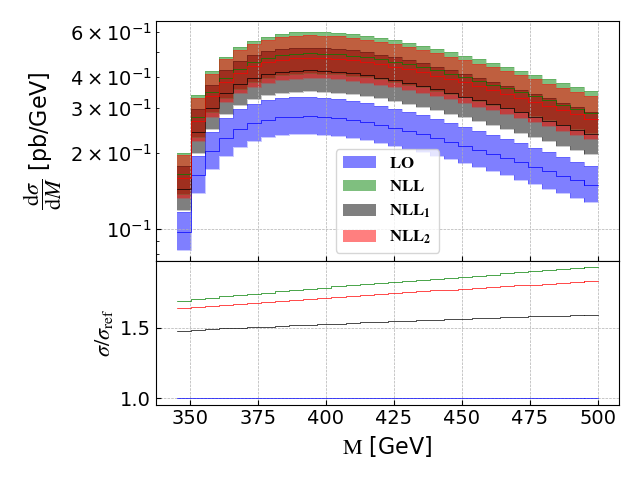

Recreate this plot in Python.

import matplotlib
matplotlib.use('Agg')
import numpy as np
import matplotlib.pyplot as plt
from matplotlib.ticker import (MultipleLocator, AutoMinorLocator)
from matplotlib import rc

matplotlib.rcParams['mathtext.fontset'] = 'stix'
matplotlib.rcParams.update({'font.size': 14})

#indixMG=[10,11,12,13,14,16,18]
#indixMe=[3,4,2,5,6,1,0]
indixMG=[10,11,12] #muR = 0,1,-1 & muF=0
#indixMe=[1,2,0]
indixMe=[3,4,2]
#indixMG=[10,13,16] #muF = 0,1,-1 & muR=0
#indixMe=[3,5,1]

labels=["LO"]+["NLL_2","NLL_1"]+["LO \, MG","NLO \; MG"]+["NLO \oplus NLL_0"]+["NLO \oplus NLL_2"]+["NLO \oplus NLL_1"]
types=["Born","Diff", "Expand","Resum"]
#types=["Born","Resum"]
color=['b','g','k','r','orange','limegreen','lightcoral','m','c']

n1=[0]
n2=[29]
nm=[1]

n1MG=[0]
n2MG=[29]
nmMG=[1]

def combine(xL,xR,init,end):
    if(init==end):
        return (xL, xR)
    newxL=np.zeros(len(xL)-end+init)
    newxR=np.zeros(len(xR)-end+init)
    c=0
    for k in range(len(newxR)):
        if(k<init):
            newxL[k]=xL[k]
            newxR[k]=xR[k]
        elif(c==0):
            newxL[k]=xL[k]
            newxR[k]=xR[k+end-init]
            c=1
        else:
            newxL[k]=xL[k+end-init]
            newxR[k]=xR[k+end-init]
    return (newxL, newxR)

def mergex(xL,xR,init,end,n):
    if((end-init+1)%n !=0):
        print("Unsuitable bin range for this separation: rest = ",(end-init+1)%n)
        exit()
    newxR=np.copy(xR)
    newxL=np.copy(xL)
    for i in range(int((end-init+1)/n)):
        newxL, newxR = combine(newxL,newxR,init+i,init+i+n-1)
    return (newxL, newxR)

def sumhist(hist,init,end):
    if(init==end):
        return hist
    newhist=np.zeros(len(hist)-end+init)
    c=0
    for k in range(len(newhist)):
        if(k<init):
            newhist[k]=hist[k]
        elif(c==0):
            newhist[k]=sum([hist[p] for p in range(init, end+1)])
            c=1
        else:
            newhist[k]=hist[k+end-init]
    return newhist


def merge(hist,init,end,n):
    if((end-init+1)%n !=0):
        print("Unsuitable bin range for this separation: rest = ",(end-init+1)%n)
        exit()
    newhist=np.copy(hist)
    for i in range(int((end-init+1)/n)):
        newhist=sumhist(newhist,init+i,init+i+n-1)
    return newhist


def surmerge(hist,xL,xR,init,end,n):
    newhist=np.copy(hist)
    newxL=np.copy(xL)
    newxR=np.copy(xR)
    for i in range(len(n)):
        newhist=merge(newhist,init[i],end[i],n[i])
        newxL, newxR= mergex(newxL,newxR,init[i],end[i],n[i])
    return (newhist, newxL, newxR)


def loadgg(order,res):
    Mycode=np.loadtxt("SubProcesses/P2_gg_ttx/Results/"+order+"dM.txt",delimiter=",")
    M=np.transpose(Mycode)[-1]
    M=np.sqrt(M)
    Mb=np.copy(M)
    a=1
    ML=M-(M[1]-M[0])/2
    MR=M+(M[1]-M[0])/2
    dres=[np.transpose(Mycode)[p]*2*M*(MR-ML) for p in range(len(np.transpose(Mycode))-1)]
    
    dres[0],ML,MR=surmerge(dres[0],ML,MR,n1,n2,nm)
    for k in range(1,len(dres)):
        dres[k],a,a=surmerge(dres[k],Mb,Mb,n1,n2,nm)

    res=np.zeros((len(dres),len(dres[0])))
    for k in range(len(dres)):
        res[k]=dres[k]/(MR-ML) # mu_R=mu_F=M -> k=3

    return(ML,MR,res)
        


def loadqqb(order,res):
    Mycode=np.loadtxt("SubProcesses/P0_uux_ttx/Results/"+order+"dM.txt",delimiter=",")
    M=np.transpose(Mycode)[-1]
    M=np.sqrt(M)
    Mb=np.copy(M)
    a=1
    ML=M-(M[1]-M[0])/2
    MR=M+(M[1]-M[0])/2
    
    dres=[np.transpose(Mycode)[p]*2*M*(MR-ML) for p in range(len(np.transpose(Mycode))-1)]
    dres[0],ML,MR=surmerge(dres[0],ML,MR,n1,n2,nm)
    for k in range(1,len(dres)):
        dres[k],a,a=surmerge(dres[k],Mb,Mb,n1,n2,nm)

    res=np.zeros((len(dres),len(dres[0])))
    for k in range(len(dres)):
        res[k]=dres[k]/(MR-ML) # mu_R=mu_F=M -> k=3

    return(ML,MR,res)
        

def loadMGLO(res,resExt,ntot):
    
    for i in range(1,ntot+1):
        #MadG=np.loadtxt('../tt_VaryMG/MGfO/data/BkpLO.txt',delimiter=" ")
        #MadG=np.loadtxt('../tt_VaryMG/MGfO/data/BkpLOqq.txt',delimiter=" ")
        MadG=np.loadtxt('../tt_VaryMG/MGfO/data/BkpLOgg.txt',delimiter=" ")
        #MadG=np.loadtxt('../tt_VaryMG/MGfO/data/MinvLO_ttx'+str(i)+'_dXsec.txt',delimiter=" ")
        

        resc=np.array([np.transpose(MadG)[p] for p in indixMG])
        MG=np.transpose(MadG)[0]
        MR=np.transpose(MadG)[1]

        if(i==1):
            MGf=MG
            MRf=MR
            resf=resc
        else:
            MGf=np.concatenate((MGf,MG),axis=None)
            MRf=np.concatenate((MRf,MR),axis=None)
            resf=np.concatenate((resf,resc),axis=1)
        
    resExt=np.zeros((2,len(MGf)))
    for k in range(len(MGf)):
        resExt[0][k]=min(resf[p][k] for p in range(len(resf)))
        resExt[1][k]=max(resf[p][k] for p in range(len(resf)))
        
    res,MG,MR=surmerge(resf[0],MGf,MRf,n1MG,n2MG,nmMG)

    resExtf=np.zeros((2,len(MG)))
    resExtf[0],MG,MR=surmerge(resExt[0],MGf,MRf,n1MG,n2MG,nmMG)
    resExtf[1],MG,MR=surmerge(resExt[1],MGf,MRf,n1MG,n2MG,nmMG)

    res=res/(MR-MG)
    resExtf[0]=resExtf[0]/(MR-MG)
    resExtf[1]=resExtf[1]/(MR-MG)

    return(MG,MR,res,resExtf)

def loadMGNLO(res,resExt,ntot):
    
    for i in range(1,ntot+1):
        #MadG=np.loadtxt('../tt_VaryMG/MGfO/data/BkpNLO.txt',delimiter=" ")
        #MadG=np.loadtxt('../tt_VaryMG/MGfO/data/BkpNLOqq.txt',delimiter=" ")
        MadG=np.loadtxt('../tt_VaryMG/MGfO/data/BkpNLOgg.txt',delimiter=" ")
        #MadG=np.loadtxt('../tt_VaryMG/MGfO/data/MinvNLO_ttx'+str(i)+'_dXsec.txt',delimiter=" ")

        resc=np.array([np.transpose(MadG)[p] for p in indixMG])
        MG=np.transpose(MadG)[0]
        MR=np.transpose(MadG)[1]

        if(i==1):
            MGf=MG
            MRf=MR
            resf=resc
        else:
            MGf=np.concatenate((MGf,MG),axis=None)
            MRf=np.concatenate((MRf,MR),axis=None)
            resf=np.concatenate((resf,resc),axis=1)
        
    resExt=np.zeros((2,len(MGf)))
    for k in range(len(MGf)):
        resExt[0][k]=min(resf[p][k] for p in range(len(resf)))
        resExt[1][k]=max(resf[p][k] for p in range(len(resf)))
        
    res,MG,MR=surmerge(resf[0],MGf,MRf,n1MG,n2MG,nmMG)

    resExtf=np.zeros((2,len(MG)))
    resExtf[0],MG,MR=surmerge(resExt[0],MGf,MRf,n1MG,n2MG,nmMG)
    resExtf[1],MG,MR=surmerge(resExt[1],MGf,MRf,n1MG,n2MG,nmMG)

    res=res/(MR-MG)
    resExtf[0]=resExtf[0]/(MR-MG)
    resExtf[1]=resExtf[1]/(MR-MG)
    
    resMu=np.zeros((len(resf),len(MG)))
    for p in range(len(resf)):
        resMu[p],MG,MR=surmerge(resf[p],MGf,MRf,n1MG,n2MG,nmMG)
        resMu[p]/=(MR-MG)

    return(MG,MR,res,resExtf,resMu)



def BuildPlot():
    figure, axis=plt.subplots(2,gridspec_kw={'height_ratios': [1.67, 1]})    
    ntot=1
    resMG=resMGExt=resMGNLO=resMGExtNLO=1
    resMu=1
    a=b=aNLO=bNLO=1
    
    a, b, resMG, resMGExt = loadMGLO(resMG,resMGExt,ntot)
    aNLO, bNLO, resMGNLO, resMGExtNLO, resMu = loadMGNLO(resMGNLO,resMGExtNLO,ntot) 

    resBornMG=np.copy(resMG)
    resNLO=np.copy(resMGNLO)

    DeltaNLO=np.mean((resMGExtNLO[1]-resMGExtNLO[0])/resMGNLO)
    
    axis[0].step(a,resMG, c=color[len(types)-1], linewidth=0.5,where='post')
    axis[0].fill_between(a,resMGExt[0],resMGExt[1],alpha=0.5,linewidth=1,antialiased=True,facecolor=color[len(types)-1],label=r'${\rm \mathbf{'+labels[len(types)-1]+'}}$ ',step='post')
    axis[0].step(a,resMGExt[0], c=color[len(types)-1], linewidth=0.5, alpha=0.3,where='post')
    axis[0].step(a,resMGExt[1], c=color[len(types)-1], linewidth=0.5, alpha=0.3,where='post')

    axis[0].step(aNLO,resMGNLO, c=color[len(types)], linewidth=0.5,where='post')
    axis[0].fill_between(aNLO,resMGExtNLO[0],resMGExtNLO[1],alpha=0.5,linewidth=1,antialiased=True,facecolor=color[len(types)],label=r'${\rm \mathbf{'+labels[len(types)]+'}}$ ',step='post')
    axis[0].step(aNLO,resMGExtNLO[0], c=color[len(types)], linewidth=0.5, alpha=0.3,where='post')
    axis[0].step(aNLO,resMGExtNLO[1], c=color[len(types)], linewidth=0.5, alpha=0.3,where='post')

   
    resgg=resqqb=resTot=resExt=1
    ML=MR=1
    i=0    
    ML, MR, resgg = loadgg("Born",resgg)
    ML, MR, resqqb = loadqqb("Born",resqqb)
    
    #resTot=resgg+resqqb
    resTot=resgg
    #resTot=resqqb
    
    #print(ML,a)
    
    #resBorn=np.copy(resTot[1])
    #resBorn=np.copy(resTot[3])
    resBorn=np.copy(resBornMG)  


    combine=[resMu[p]+resTot[indixMe[p]] for p in range(len(indixMe))]

    
    combineExt=np.zeros((2,len(combine[0])))
    for k in range(len(combine[0])):
        combineExt[0][k]=min(combine[p][k] for p in range(len(indixMe)))
        combineExt[1][k]=max(combine[p][k] for p in range(len(indixMe)))

    print("NLL_0/NLO = ",np.mean(combine[0]/resNLO))
    
    axis[0].step(ML,combine[0], c=color[-3], linewidth=0.5,where='post')
    axis[0].fill_between(ML,combineExt[0],combineExt[1],alpha=0.5,linewidth=1,antialiased=True,facecolor=color[-3],label=r'${\rm \mathbf{'+labels[-3]+'}}$ ',step='post')
    axis[0].step(ML,combineExt[0], c=color[-3], linewidth=0.5, alpha=0.3,where='post')
    axis[0].step(ML,combineExt[1], c=color[-3], linewidth=0.5, alpha=0.3,where='post')

    axis[0].step(MR[-2:],combine[0][-2:], c=color[-3], linewidth=0.5,where='pre')
    axis[0].fill_between(MR[-2:],combineExt[0][-2:],combineExt[1][-2:],alpha=0.5,linewidth=1,antialiased=True,facecolor=color[-3],step='pre')
    axis[0].step(MR[-2:],combineExt[0][-2:], c=color[-3], linewidth=0.5, alpha=0.3,where='pre')
    axis[0].step(MR[-2:],combineExt[1][-2:], c=color[-3], linewidth=0.5, alpha=0.3,where='pre')


    for k in range(len(combineExt)):
        combineExt[k]/=resBorn
        resMGExt[k]/=resBorn
        resMGExtNLO[k]/=resBorn

    for p in range(len(combine)):
        combine[p]/=resBorn
    resMG/=resBornMG
    resMGNLO/=resBornMG
    
    
    axis[1].step(ML,combine[0],label=r''+labels[-3]+' ', c=color[-3], linewidth=0.5,where='post')
    axis[1].step(ML,combineExt[0], c=color[-3], linewidth=0.5, alpha=0.3,where='post')
    axis[1].step(ML,combineExt[1], c=color[-3], linewidth=0.5, alpha=0.3,where='post')
    axis[1].fill_between(ML,combineExt[0],combineExt[1],alpha=0.5,facecolor=color[-3],linewidth=1,antialiased=True,step='post')

    axis[1].step(MR[-2:],combine[0][-2:], c=color[-3], linewidth=0.5,where='pre')
    axis[1].step(MR[-2:],combineExt[0][-2:], c=color[-3], linewidth=0.5, alpha=0.3,where='pre')
    axis[1].step(MR[-2:],combineExt[1][-2:], c=color[-3], linewidth=0.5, alpha=0.3,where='pre')
    axis[1].fill_between(MR[-2:],combineExt[0][-2:],combineExt[1][-2:],alpha=0.5,facecolor=color[-3],linewidth=1,antialiased=True,step='pre')

        
    axis[1].step(a,resBornMG/resBorn, c=color[len(types)-1], linewidth=0.5, where='post')
    axis[1].step(a,resMGExt[0], c=color[len(types)-1], linewidth=0.5, alpha=0.3,where='post')
    axis[1].step(a,resMGExt[1], c=color[len(types)-1], linewidth=0.5, alpha=0.3,where='post')
    axis[1].fill_between(a,resMGExt[0],resMGExt[1],alpha=0.5,facecolor=color[len(types)-1],linewidth=1,antialiased=True,step='post')

    ML, MR, resgg = loadgg("Expand",resgg)
    ML, MR, resqqb = loadqqb("Expand",resqqb)

    #resTot=resgg+resqqb
    resTot=resgg
    #resTot=resqqb
    
    #print([resTot[indixMe[p]] for p in range(7)],resMu[0])
    
    combine=[resMu[p]+resTot[indixMe[p]] for p in range(len(indixMe))]

    
    combineExt=np.zeros((2,len(combine[0])))
    for k in range(len(combine[0])):
        combineExt[0][k]=min(combine[p][k] for p in range(len(indixMe)))
        combineExt[1][k]=max(combine[p][k] for p in range(len(indixMe)))

    DeltaComb=np.mean((combineExt[1]-combineExt[0])/combine[0])
    print("Delta Combination = ",DeltaComb,"Delta NLO = ",DeltaNLO)
    print("NLL_1/NLO = ",np.mean(combine[0]/resNLO))
    
    axis[0].step(ML,combine[0], c=color[-1], linewidth=0.5,where='post')
    axis[0].fill_between(ML,combineExt[0],combineExt[1],alpha=0.5,linewidth=1,antialiased=True,facecolor=color[-1],label=r'${\rm \mathbf{'+labels[-1]+'}}$ ',step='post')
    axis[0].step(ML,combineExt[0], c=color[-1], linewidth=0.5, alpha=0.3,where='post')
    axis[0].step(ML,combineExt[1], c=color[-1], linewidth=0.5, alpha=0.3,where='post')

    axis[0].step(MR[-2:],combine[0][-2:], c=color[-1], linewidth=0.5,where='pre')
    axis[0].fill_between(MR[-2:],combineExt[0][-2:],combineExt[1][-2:],alpha=0.5,linewidth=1,antialiased=True,facecolor=color[-1],step='pre')
    axis[0].step(MR[-2:],combineExt[0][-2:], c=color[-1], linewidth=0.5, alpha=0.3,where='pre')
    axis[0].step(MR[-2:],combineExt[1][-2:], c=color[-1], linewidth=0.5, alpha=0.3,where='pre')


    for k in range(len(combineExt)):
        combineExt[k]/=resBorn
       
    for p in range(len(combine)):
        combine[p]/=resBorn

    print(np.mean(combine))

    axis[1].step(ML,combine[0],label=r''+labels[-1]+' ', c=color[-1], linewidth=0.5,where='post')
    axis[1].step(ML,combineExt[0], c=color[-1], linewidth=0.5, alpha=0.3,where='post')
    axis[1].step(ML,combineExt[1], c=color[-1], linewidth=0.5, alpha=0.3,where='post')
    axis[1].fill_between(ML,combineExt[0],combineExt[1],alpha=0.5,facecolor=color[-1],linewidth=1,antialiased=True,step='post')

    axis[1].step(MR[-2:],combine[0][-2:], c=color[-1], linewidth=0.5,where='pre')
    axis[1].step(MR[-2:],combineExt[0][-2:], c=color[-1], linewidth=0.5, alpha=0.3,where='pre')
    axis[1].step(MR[-2:],combineExt[1][-2:], c=color[-1], linewidth=0.5, alpha=0.3,where='pre')
    axis[1].fill_between(MR[-2:],combineExt[0][-2:],combineExt[1][-2:],alpha=0.5,facecolor=color[-1],linewidth=1,antialiased=True,step='pre')

    ML, MR, resgg = loadgg("Diff",resgg)
    ML, MR, resqqb = loadqqb("Diff",resqqb)

    #resTot=resgg+resqqb
    resTot=resgg
    #resTot=resqqb
    
    #print([resTot[indixMe[p]] for p in range(7)],resMu[0])
    
    combine=[resMu[p]+resTot[indixMe[p]] for p in range(len(indixMe))]

    
    combineExt=np.zeros((2,len(combine[0])))
    for k in range(len(combine[0])):
        combineExt[0][k]=min(combine[p][k] for p in range(len(indixMe)))
        combineExt[1][k]=max(combine[p][k] for p in range(len(indixMe)))

    DeltaComb=np.mean((combineExt[1]-combineExt[0])/combine[0])
    print("Delta Combination = ",DeltaComb,"Delta NLO = ",DeltaNLO)
    print("NLL_2/NLO = ",np.mean(combine[0]/resNLO))

    
    axis[0].step(ML,combine[0], c=color[-2], linewidth=0.5,where='post')
    axis[0].fill_between(ML,combineExt[0],combineExt[1],alpha=0.5,linewidth=1,antialiased=True,facecolor=color[-2],label=r'${\rm \mathbf{'+labels[-2]+'}}$ ',step='post')
    axis[0].step(ML,combineExt[0], c=color[-2], linewidth=0.5, alpha=0.3,where='post')
    axis[0].step(ML,combineExt[1], c=color[-2], linewidth=0.5, alpha=0.3,where='post')

    axis[0].step(MR[-2:],combine[0][-2:], c=color[-2], linewidth=0.5,where='pre')
    axis[0].fill_between(MR[-2:],combineExt[0][-2:],combineExt[1][-2:],alpha=0.5,linewidth=1,antialiased=True,facecolor=color[-2],step='pre')
    axis[0].step(MR[-2:],combineExt[0][-2:], c=color[-2], linewidth=0.5, alpha=0.3,where='pre')
    axis[0].step(MR[-2:],combineExt[1][-2:], c=color[-2], linewidth=0.5, alpha=0.3,where='pre')


    for k in range(len(combineExt)):
        combineExt[k]/=resBorn
       
    for p in range(len(combine)):
        combine[p]/=resBorn

    print(np.mean(combine))

    axis[1].step(ML,combine[0],label=r'${\rm \mathbf{'+labels[-2]+'}}$ ', c=color[-2], linewidth=0.5,where='post')
    axis[1].step(ML,combineExt[0], c=color[-2], linewidth=0.5, alpha=0.3,where='post')
    axis[1].step(ML,combineExt[1], c=color[-2], linewidth=0.5, alpha=0.3,where='post')
    axis[1].fill_between(ML,combineExt[0],combineExt[1],alpha=0.5,facecolor=color[-2],linewidth=1,antialiased=True,step='post')

    axis[1].step(MR[-2:],combine[0][-2:], c=color[-2], linewidth=0.5,where='pre')
    axis[1].step(MR[-2:],combineExt[0][-2:], c=color[-2], linewidth=0.5, alpha=0.3,where='pre')
    axis[1].step(MR[-2:],combineExt[1][-2:], c=color[-2], linewidth=0.5, alpha=0.3,where='pre')
    axis[1].fill_between(MR[-2:],combineExt[0][-2:],combineExt[1][-2:],alpha=0.5,facecolor=color[-2],linewidth=1,antialiased=True,step='pre')



    # ML, MR, resgg = loadgg("Resum",resgg)
    # ML, MR, resqqb = loadqqb("Resum",resqqb)

    # i+=2
    # #resTot=resgg+resqqb                                                                       
    # resTot=resgg
    # #resTot=resqqb                                                                              
 
    # resBorn=np.copy(resTot[3])

    # resExt=np.zeros((2,len(resTot[0])))
    # for k in range(len(resTot[0])):
    #     resExt[0][k]=min(resTot[p][k] for p in indixMe)
    #     resExt[1][k]=max(resTot[p][k] for p in indixMe)

    # #axis[0].step(ML,resTot[1], c=color[i], linewidth=0.5,where='post')                       
    # axis[0].step(ML,resTot[3], c=color[i], linewidth=0.5,where='post')
    # axis[0].fill_between(ML,resExt[0],resExt[1],alpha=0.5,linewidth=1,antialiased=True,facecolor=color[i],label=r'${\rm \mathbf{'+labels[i]+'}}$ ',step='post')
    # axis[0].step(ML,resExt[0], c=color[i], linewidth=0.5, alpha=0.3,where='post')
    # axis[0].step(ML,resExt[1], c=color[i], linewidth=0.5, alpha=0.3,where='post')

    # #axis[0].step(MR[-2:],resTot[1][-2:], c=color[i], linewidth=0.5,where='pre')                
    # axis[0].step(MR[-2:],resTot[3][-2:], c=color[i], linewidth=0.5,where='pre')
    # axis[0].fill_between(MR[-2:],resExt[0][-2:],resExt[1][-2:],alpha=0.5,linewidth=1,antialiased=True,facecolor=color[i],step='pre')
    # axis[0].step(MR[-2:],resExt[0][-2:], c=color[i], linewidth=0.5, alpha=0.3,where='pre')
    # axis[0].step(MR[-2:],resExt[1][-2:], c=color[i], linewidth=0.5, alpha=0.3,where='pre')


    # for k in range(len(resExt)):
    #     resExt[k]/=resBorn

    # for p in range(len(resTot)):
    #     resTot[p]/=resBorn


    # #axis[1].step(ML,resTot[1],label=r''+labels[i]+' ', c=color[i], linewidth=0.5,where='post')  
    # axis[1].step(ML,resTot[3],label=r''+labels[i]+' ', c=color[i], linewidth=0.5,where='post')
    # axis[1].step(ML,resExt[0], c=color[i], linewidth=0.5, alpha=0.3,where='post')
    # axis[1].step(ML,resExt[1], c=color[i], linewidth=0.5, alpha=0.3,where='post')
    # axis[1].fill_between(ML,resExt[0],resExt[1],alpha=0.5,facecolor=color[i],linewidth=1,antialiased=True,step='post')

    # #axis[1].step(MR[-2:],resTot[1][-2:], c=color[i], linewidth=0.5,where='pre')               
    # axis[1].step(MR[-2:],resTot[3][-2:], c=color[i], linewidth=0.5,where='pre')
    # axis[1].step(MR[-2:],resExt[0][-2:], c=color[i], linewidth=0.5, alpha=0.3,where='pre')
    # axis[1].step(MR[-2:],resExt[1][-2:], c=color[i], linewidth=0.5, alpha=0.3,where='pre')
    # axis[1].fill_between(MR[-2:],resExt[0][-2:],resExt[1][-2:],alpha=0.5,facecolor=color[i],linewidth=1,antialiased=True,step='pre')


        
    axis[0].legend(loc='best', fontsize = 12)
    #axis[0].set_yscale("log")
    axis[0].set_xticklabels([])

    #axis[0].set_ylim([0,0.9])
    
    axis[0].tick_params(axis='x',which='both',direction='in',bottom=True)
    axis[1].tick_params(axis='x',which='both',direction='in',bottom=True)
    axis[1].tick_params(axis='y',which='both',direction='in')
    axis[0].tick_params(axis='y',which='both',direction='in')
   
    axis[0].yaxis.set_minor_locator(MultipleLocator(0.05))

    
    axis[0].grid(linestyle='dashed',linewidth=0.5)
    axis[1].grid(linestyle='dashed',linewidth=0.5)
    
    
    axis[0].set_ylabel(r'$\dfrac{{\rm d} \sigma}{{\rm d} M}$ [pb/GeV]',fontsize=16)
    axis[1].set_ylabel(r'$\sigma/\sigma_{{\rm ref}}$',fontsize=16)
    axis[1].set_xlabel(r'${\rm M}$ [GeV]',fontsize=16)
        
    figure.tight_layout()
    plt.subplots_adjust(hspace=0.0)
    plt.savefig('ComparisonExpand.svg')
    plt.savefig('ComparisonExpand.png')
    plt.legend([])
    plt.close()
 
BuildPlot()

    
